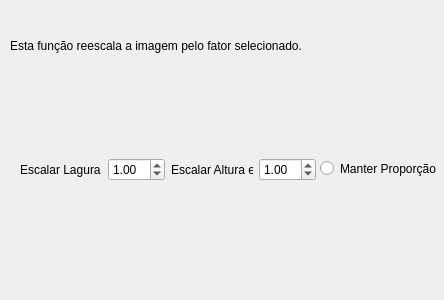
<?xml version="1.0" encoding="UTF-8"?>
<ui version="4.0">
 <class>ResizeBLIForm</class>
 <widget class="QWidget" name="ResizeBLIForm">
  <property name="geometry">
   <rect>
    <x>0</x>
    <y>0</y>
    <width>444</width>
    <height>300</height>
   </rect>
  </property>
  <property name="windowTitle">
   <string>Form</string>
  </property>
  <widget class="QWidget" name="horizontalLayoutWidget">
   <property name="geometry">
    <rect>
     <x>20</x>
     <y>130</y>
     <width>296</width>
     <height>80</height>
    </rect>
   </property>
   <layout class="QHBoxLayout" name="horizontalLayout">
    <item>
     <widget class="QLabel" name="label">
      <property name="text">
       <string>Escalar Lagura em</string>
      </property>
     </widget>
    </item>
    <item>
     <widget class="QDoubleSpinBox" name="inputScaleXResizeBLIForm">
      <property name="minimum">
       <double>0.100000000000000</double>
      </property>
      <property name="maximum">
       <double>10.000000000000000</double>
      </property>
      <property name="singleStep">
       <double>0.100000000000000</double>
      </property>
      <property name="value">
       <double>1.000000000000000</double>
      </property>
     </widget>
    </item>
    <item>
     <widget class="QLabel" name="label_2">
      <property name="text">
       <string>Escalar Altura em</string>
      </property>
     </widget>
    </item>
    <item>
     <widget class="QDoubleSpinBox" name="inputScaleYResizeBLIForm">
      <property name="minimum">
       <double>0.100000000000000</double>
      </property>
      <property name="maximum">
       <double>10.000000000000000</double>
      </property>
      <property name="singleStep">
       <double>0.100000000000000</double>
      </property>
      <property name="value">
       <double>1.000000000000000</double>
      </property>
     </widget>
    </item>
   </layout>
  </widget>
  <widget class="QLabel" name="label_3">
   <property name="geometry">
    <rect>
     <x>10</x>
     <y>20</y>
     <width>371</width>
     <height>51</height>
    </rect>
   </property>
   <property name="text">
    <string>Esta função reescala a imagem pelo fator selecionado. </string>
   </property>
  </widget>
  <widget class="QRadioButton" name="opcao">
   <property name="geometry">
    <rect>
     <x>320</x>
     <y>160</y>
     <width>121</width>
     <height>17</height>
    </rect>
   </property>
   <property name="text">
    <string>Manter Proporção</string>
   </property>
   <property name="checked">
    <bool>false</bool>
   </property>
   <property name="autoRepeat">
    <bool>false</bool>
   </property>
   <property name="autoExclusive">
    <bool>false</bool>
   </property>
  </widget>
 </widget>
 <resources/>
 <connections/>
</ui>
